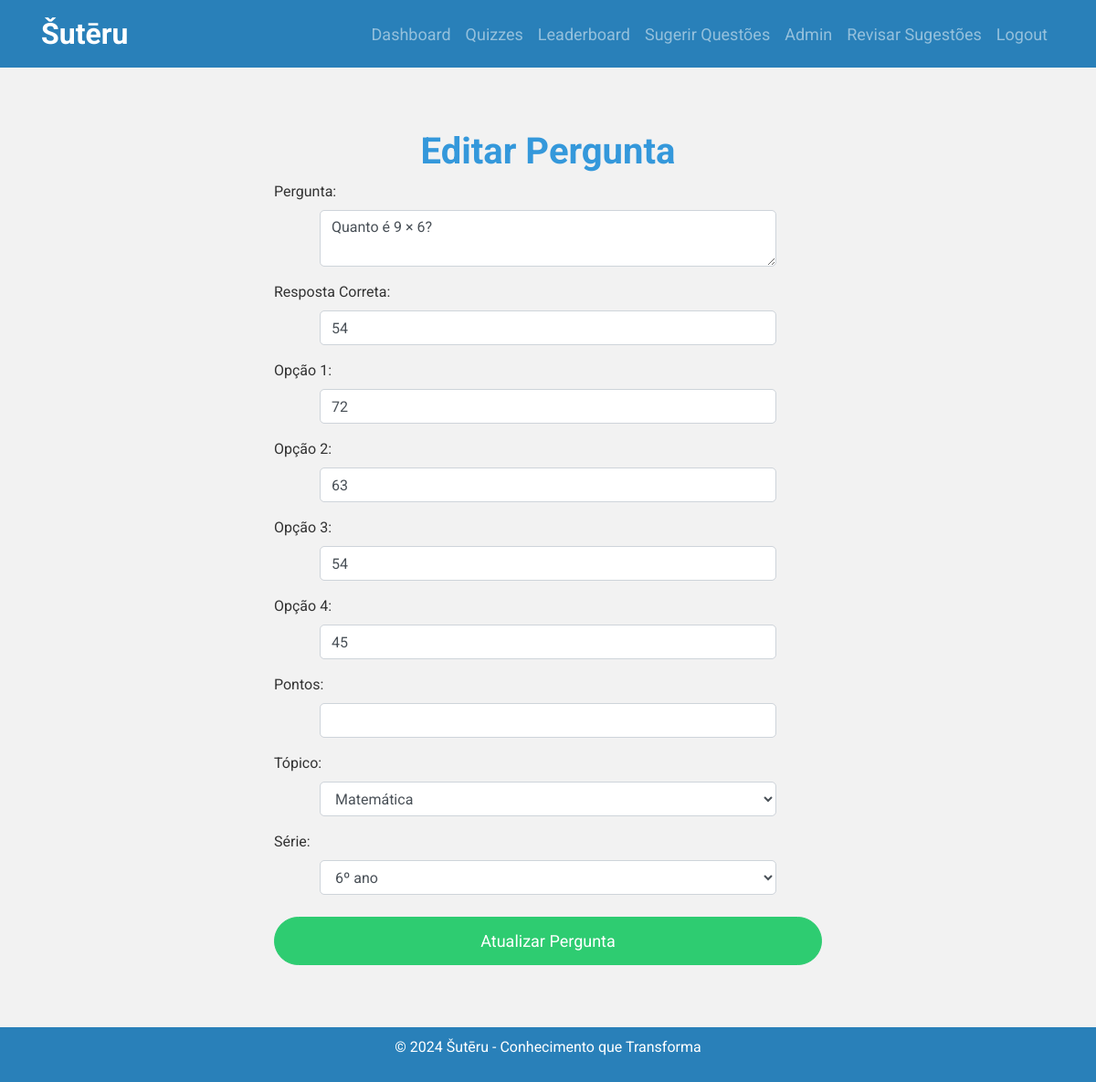
The app's page /admin/edit_question/2 (signed in) with its own data.
### tables this page shows
CREATE TABLE quizzes (
    id INTEGER PRIMARY KEY AUTOINCREMENT,
    question TEXT NOT NULL,
    correct_answer TEXT NOT NULL,
    option1 TEXT NOT NULL,
    option2 TEXT NOT NULL,
    option3 TEXT NOT NULL,
    option4 TEXT NOT NULL,
    topic TEXT NOT NULL,
    grade TEXT NOT NULL,  
    points INTEGER NOT NULL
);

### app.py (the view)
@app.route('/admin/edit_question/<int:question_id>',
           methods=['GET', 'POST'])
def edit_question(question_id):
    if 'user_id' in session:
        role = get_user_role()
        if role == 'admin':
            conn = sqlite3.connect('sutēru.db')
            c = conn.cursor()
            if request.method == 'POST':
                question = request.form['question']
                correct_answer = request.form['correct_answer']
                option1 = request.form['option1']
                option2 = request.form['option2']
                option3 = request.form['option3']
                option4 = request.form['option4']
                topic = request.form['topic']
                if topic == 'novo_tema':
                    topic = request.form['new_topic']
                grade = request.form['grade']
                points = int(request.form['points'])
                c.execute('''
                    UPDATE quizzes
                    SET question = ?, correct_answer = ?, option1 = ?,
                    option2 = ?, option3 = ?, option4 = ?, topic = ?,
                    grade = ?, points = ?
                    WHERE id = ?
                ''', (question, correct_answer, option1, option2,
                      option3, option4, topic, grade, points,
                      question_id))
                conn.commit()
                conn.close()
                flash('Pergunta atualizada com sucesso!', 'success')
                return redirect(url_for('admin_dashboard'))
            else:
                c.execute('SELECT * FROM quizzes WHERE id = ?',
                          (question_id,))
                question_data = c.fetchone()
                topics = get_topics()
                grades = ['6º ano', '7º ano', '8º ano', '9º ano',
                          '1º ano EM', '2º ano EM', '3º ano EM']
                conn.close()
                return render_template('edit_question.html',
                                       question=question_data,
                                       topics=topics, grades=grades)
        else:
            flash('Acesso negado.', 'danger')
            return redirect(url_for('dashboard'))
    else:
        flash('Você precisa estar logado.', 'warning')
        return redirect(url_for('login'))

### app.py (called while the page is built)
def get_topics():
    conn = sqlite3.connect('sutēru.db')
    c = conn.cursor()
    c.execute('SELECT DISTINCT topic FROM quizzes')
    topics = [row[0] for row in c.fetchall()]
    conn.close()
    return topics

def get_user_role():
    if 'user_id' in session:
        conn = sqlite3.connect('sutēru.db')
        c = conn.cursor()
        c.execute('SELECT role FROM users WHERE id = ?', (session['user_id'],))
        result = c.fetchone()
        role = result[0] if result else None
        conn.close()
        return role
    return None

@app.context_processor
def inject_user_role():
    return dict(get_user_role=get_user_role)

### templates/edit_question.html (shortened to what this page needs)
{% extends 'base.html' %}
{% block content %}
<h1>Editar Pergunta</h1>
<form method="POST" class="mx-auto" style="max-width: 600px;">
    <div class="form-group">
        <label for="question">Pergunta:</label>
        <textarea id="question" name="question" class="form-control" required>{{ question[1] }}</textarea>
    </div>
    <div class="form-group">
        <label for="correct_answer">Resposta Correta:</label>
        <input type="text" id="correct_answer" name="correct_answer" class="form-control" value="{{ question[2] }}" required>
    </div>
    <div class="form-group">
        <label for="option1">Opção 1:</label>
        <input type="text" id="option1" name="option1" class="form-control" value="{{ question[3] }}" required>
    </div>
    <div class="form-group">
        <label for="option2">Opção 2:</label>
        <input type="text" id="option2" name="option2" class="form-control" value="{{ question[4] }}" required>
    </div>
    <div class="form-group">
        <label for="option3">Opção 3:</label>
        <input type="text" id="option3" name="option3" class="form-control" value="{{ question[5] }}" required>
    </div>
    <div class="form-group">
        <label for="option4">Opção 4:</label>
        <input type="text" id="option4" name="option4" class="form-control" value="{{ question[6] }}" required>
    </div>
    <div class="form-group">
        <label for="points">Pontos:</label>
        <input type="number" id="points" name="points" class="form-control" value="{{ question[7] }}" required>
    </div>
    <div class="form-group">
        <label for="topic">Tópico:</label>
        <select id="topic" name="topic" class="form-control" required>
            {% for topic in topics %}
                <option value="{{ topic }}" {% if topic == question[8] %}selected{% endif %}>{{ topic }}</option>
            {% endfor %}
        </select>
    </div>
    <div class="form-group">
        <label for="grade">Série:</label>
        <select id="grade" name="grade" class="form-control" required>
            {% for grade in grades %}
                <option value="{{ grade }}" {% if grade == question[9] %}selected{% endif %}>{{ grade }}</option>
            {% endfor %}
        </select>
    </div>
    <button type="submit" class="btn btn-success btn-block mt-4">Atualizar Pergunta</button>
</form>
{% endblock %}

### static/style.css (style rules this page uses)
:root { --primary-color: #3498db; --secondary-color: #2ecc71; --text-color: #333; --background-color: #f2f2f2; --header-footer-bg: #2980b9; }
body { display: flex; flex-direction: column; min-height: 100vh; font-family: 'Roboto', sans-serif; background-color: var(--background-color); color: var(--text-color); margin: 0; }
.btn { border-radius: 50px; padding: 12px 30px; font-size: 18px; transition: all 0.3s ease; }
.btn-success { background-color: var(--secondary-color); border-color: var(--secondary-color); }
h1, h2 { margin-top: 20px; color: var(--primary-color); font-weight: bold; text-align: center; }
.form-control { max-width: 500px; margin: 0 auto 15px; border-radius: 5px; }
.form-group { text-align: left; }
form { margin-bottom: 20px; }

### records on screen
quizzes: question "Quanto é 9 × 6?", correct_answer "54", option1 "72", option2 "63", option3 "54", option4 "45"

### other values on screen
form field topic "Matemática"
form field grade "6º ano"
